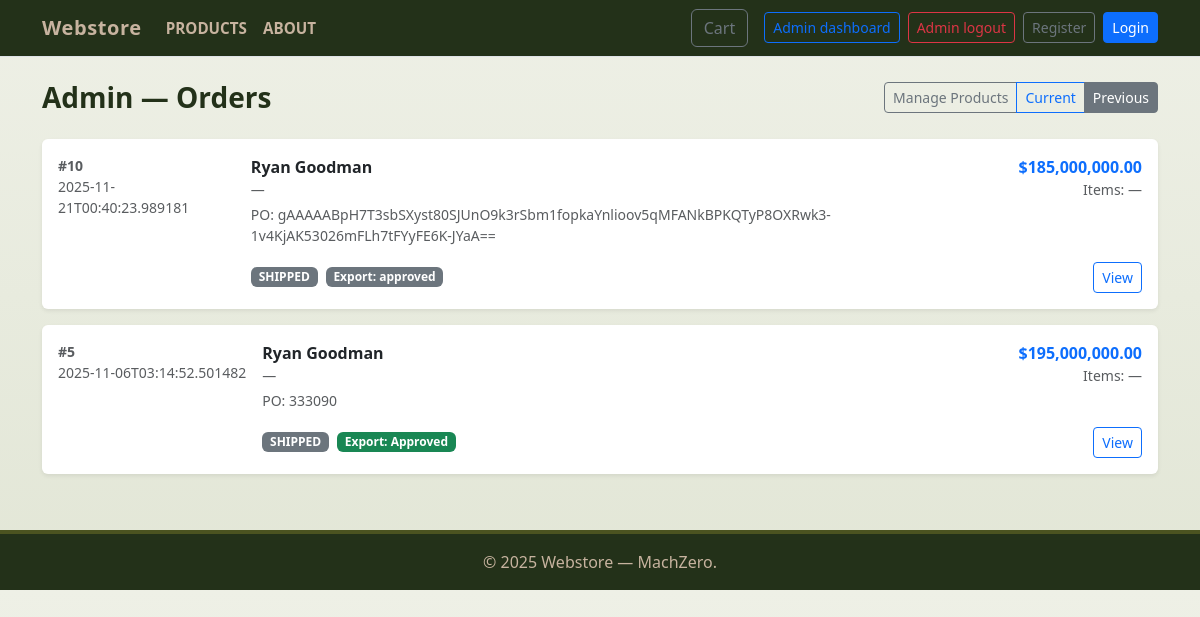
The app's page /admin/orders?filter=previous (signed in) with its own data.
### tables this page shows
CREATE TABLE orders (
        id INTEGER PRIMARY KEY,
        customer_id INTEGER NOT NULL,
        total REAL NOT NULL,
        status TEXT NOT NULL,
        created_at TEXT NOT NULL, agency TEXT, authorized_officer TEXT, official_email TEXT, position_clearance TEXT, contact_number TEXT, po_number TEXT, contract_reference TEXT, funding_source TEXT, auth_doc TEXT, vendor_id TEXT, end_user_cert TEXT, export_license_status TEXT, delivery_location TEXT, required_delivery_date TEXT, payment_method TEXT, declaration_agreed INTEGER, digital_signature TEXT,
        FOREIGN KEY(customer_id) REFERENCES customers(id) ON DELETE CASCADE
    );

CREATE TABLE customers (
        id INTEGER PRIMARY KEY,
        name TEXT NOT NULL,
        email TEXT UNIQUE NOT NULL,
        phone TEXT,
        address TEXT,
        created_at TEXT NOT NULL
    , password TEXT);

### app.py (the view)
@app.route("/admin/orders")
@login_required
def admin_orders():
    db = get_db()
    filt = request.args.get("filter", "current")
    if filt == "previous":
        rows = db.execute(
            "SELECT o.*, c.name AS customer_name FROM orders o LEFT JOIN customers c ON o.customer_id = c.id "
            "WHERE o.status IN ('completed','shipped','cancelled') ORDER BY o.created_at DESC"
        ).fetchall()
    else:
        rows = db.execute(
            "SELECT o.*, c.name AS customer_name FROM orders o LEFT JOIN customers c ON o.customer_id = c.id "
            "WHERE o.status NOT IN ('completed','shipped','cancelled') ORDER BY o.created_at DESC"
        ).fetchall()
    return render_template("admin_orders.html", orders=rows, filter=filt)

### app.py (called while the page is built)
def login_required(f):
    @wraps(f)
    def wrapped(*args, **kwargs):
        if not session.get("is_admin"):
            return redirect(url_for("admin_login", next=request.path))
        return f(*args, **kwargs)
    return wrapped

def get_db():
    if 'db' not in g:
        conn = sqlite3.connect(DB_PATH)
        conn.row_factory = sqlite3.Row
        conn.execute("PRAGMA foreign_keys = ON;")
        g.db = conn
    return g.db

@app.context_processor
def inject_cart_count():
    cart = session.get("cart", {}) if session is not None else {}
    try:
        count = sum(int(v) for v in cart.values()) if cart else 0
    except Exception:
        count = 0
    return {"cart_count": count}

### templates/admin_orders.html (shortened to what this page needs)
<!doctype html>
<html lang="en">
<head>
  <link href="https://cdn.jsdelivr.net/npm/bootstrap@5.3.0/dist/css/bootstrap.min.css" rel="stylesheet">
  <link rel="stylesheet" href="{{ url_for('static', filename='css/styles.css') }}">
</head>
<body>
  {% include 'navbar.html' %}
  <main class="container py-4">
    <div class="d-flex justify-content-between align-items-center mb-4">
      <h3 class="mb-0 fw-bold">Admin — Orders</h3>
      <div class="btn-group" role="group" aria-label="admin actions">
        <a href="{{ url_for('admin_products') }}" class="btn btn-sm btn-outline-secondary">Manage Products</a>
        <a href="{{ url_for('admin_orders', filter='current') }}" class="btn btn-sm btn-outline-primary {% if filter!='previous' %}active{% endif %}">Current</a>
        <a href="{{ url_for('admin_orders', filter='previous') }}" class="btn btn-sm btn-outline-secondary {% if filter=='previous' %}active{% endif %}">Previous</a>
      </div>
    </div>
    {% if orders %}
      <div class="row g-3">
        {% for o in orders %}
          <div class="col-12">
            <div class="card shadow-sm border-0">
              <div class="card-body d-flex flex-column flex-md-row align-items-start">
                <div class="me-3 text-muted small" style="min-width:110px;">
                  <div class="fw-semibold">#{{ o.id }}</div>
                  <div class="text-muted">{{ o.created_at }}</div>
                </div>
                <div class="flex-grow-1">
                  <div class="d-flex justify-content-between align-items-start">
                    <div>
                      <div class="fw-semibold">{{ o.customer_name or '—' }}</div>
                      <div class="small text-muted">{{ o.customer_email or '—' }}</div>
                      <div class="small text-muted mt-1">PO: {{ o.po_number or '—' }}</div>
                    </div>
                    <div class="text-end">
                      <div class="fw-semibold text-primary">${{ "{:,.2f}".format(o.total) }}</div>
                      <div class="small text-muted">Items: {{ o.item_count if o.item_count is defined else '—' }}</div>
                    </div>
                  </div>
                  <div class="mt-3 d-flex flex-wrap gap-2 align-items-center">
                    {% set s = (o.status or '') %}
                    {% if s == 'placed' %}
                      <span class="badge bg-primary text-uppercase small">{{ s }}</span>
                    {% elif s == 'processing' %}
                      <span class="badge bg-info text-dark text-uppercase small">{{ s }}</span>
                    {% elif s == 'shipped' %}
                      <span class="badge bg-secondary text-uppercase small">{{ s }}</span>
                    {% elif s == 'completed' %}
                      <span class="badge bg-success text-uppercase small">{{ s }}</span>
                    {% elif s == 'cancelled' %}
                      <span class="badge bg-danger text-uppercase small">{{ s }}</span>
                    {% else %}
                      <span class="badge bg-secondary text-uppercase small">{{ s }}</span>
                    {% endif %}
                    {% set e = o.export_license_status %}
                    {% if e %}
                      {% if e == 'Approved' %}
                        <span class="badge bg-success small">Export: {{ e }}</span>
                      {% elif e == 'Pending' %}
                        <span class="badge bg-warning text-dark small">Export: {{ e }}</span>
                      {% elif e == 'Exempt' %}
                        <span class="badge bg-info text-dark small">Export: {{ e }}</span>
                      {% else %}
                        <span class="badge bg-secondary small">Export: {{ e }}</span>
                      {% endif %}
                    {% else %}
                      <span class="text-muted small">Export: —</span>
                    {% endif %}
                    <div class="ms-auto">
                      <a class="btn btn-sm btn-outline-primary" href="{{ url_for('admin_order_detail', order_id=o.id) }}">View</a>
                    </div>
                  </div>
                </div>
              </div>
            </div>
          </div>
        {% endfor %}
      </div>
    {% else %}
      <div class="card shadow-sm">
        <div class="card-body text-center text-muted">
          No orders found.
        </div>
      </div>
    {% endif %}
  </main>
<footer>
  <div class="container">
    &copy; {{ 2025 }} Webstore — MachZero.
  </div>
</footer>
</body>
</html>

### static/css/styles.css (style rules this page uses)
:root { --olive: #4b5320; --army-dark: #233119; --khaki: #c7b39f; --sand: #e6dcc8; --accent: #8b1f1f; --white: #ffffff; --navy: #001a66; }
body { background: linear-gradient(180deg, #eef0e6 0%, #e2e6d6 100%); color: var(--army-dark); font-family: "Segoe UI", Roboto, "Helvetica Neue", Arial, sans-serif; margin: 0; }
body { transition: opacity 320ms ease-in-out; will-change: opacity; }
footer { background: var(--army-dark); color: var(--khaki); border-top: 4px solid var(--olive); padding: 1rem 0; margin-top: 2rem; text-align: center; }

### records on screen
orders: id "10", created_at "2025-11-21T00:40:23.989181", name "Ryan Goodman", customer_email "—", po_number "gAAAAABpH7T3sbSXyst80SJUnO9k3rSbm1fopkaYnlioov5qMFANkBPKQTyP8OXRwk3-1v4KjAK53026mFLh7tFYyFE6K-JYaA==", total "185,000,000.00", item_count "—", status "SHIPPED", export_license_status "approved"
orders: id "5", created_at "2025-11-06T03:14:52.501482", name "Ryan Goodman", customer_email "—", po_number "333090", total "195,000,000.00", item_count "—", status "SHIPPED", export_license_status "Approved"

### other values on screen
{{ 2025 }} "2025"
